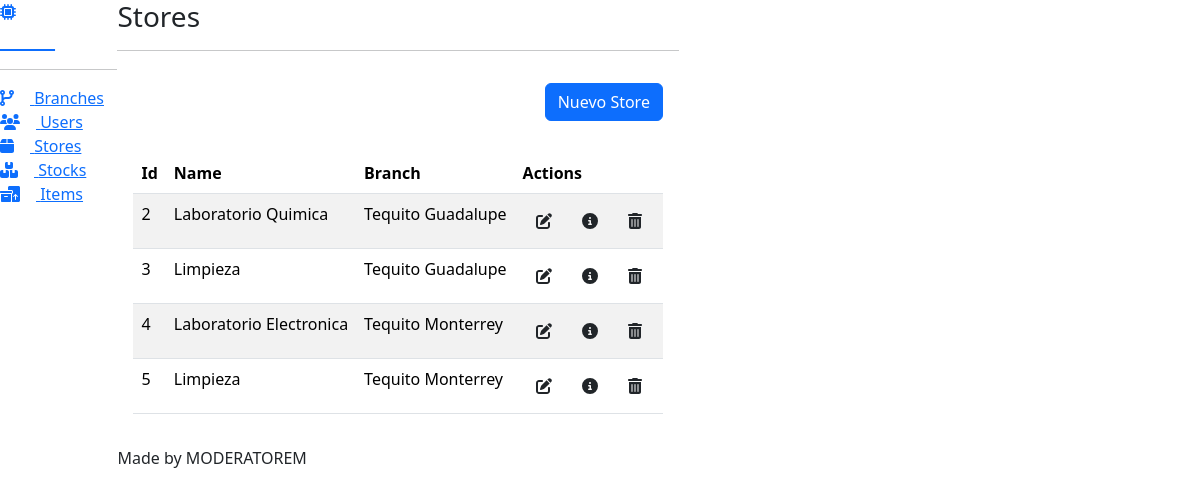
The page /stores/ on the database as committed earlier.
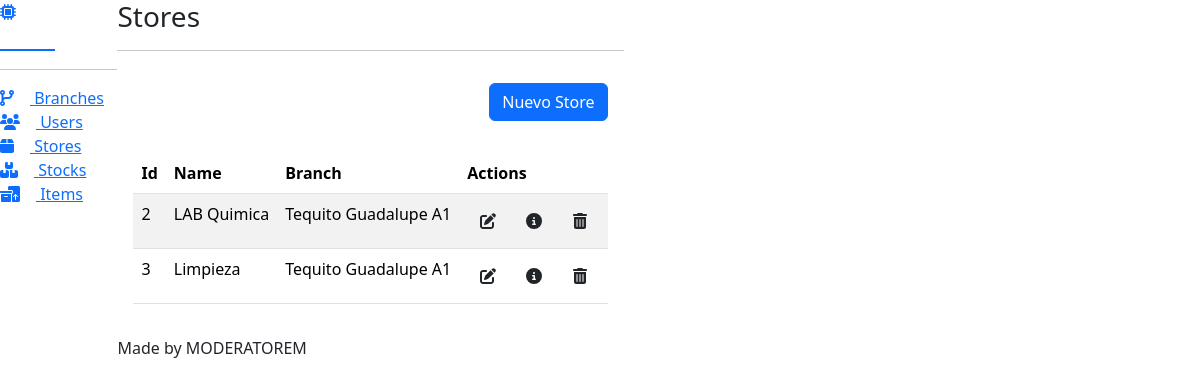
The same page on the database as committed later.
### apps/stores/models.py (models this page shows, shortened)
class Store(Base):
    name = models.CharField("Name", max_length=50, blank=False, null=False)
    branch = models.ForeignKey(
        Branch, on_delete=models.CASCADE, blank=False, null=False
    )
    class Meta:
        verbose_name = "Store"
        verbose_name_plural = "Stores"

### apps/branches/models.py (models this page shows, shortened)
class Branch(Base):
    name = models.CharField("Name", max_length=50, blank=False, null=False)
    country = models.ForeignKey(
        Country, on_delete=models.CASCADE, blank=False, null=False
    )
    state = models.ForeignKey(State, on_delete=models.CASCADE, blank=False, null=False)
    city = models.ForeignKey(City, on_delete=models.CASCADE, blank=False, null=False)
    def __str__(self):
        return f"{self.name}"
    class Meta:
        verbose_name = "Branch"
        verbose_name_plural = "Branches"

### apps/stores/views/store_views.py (the view)
# urls.py: path("", store_views.ListStores.as_view(), name="index"),
class ListStores(generic.ListView):
    template_name = "stores/index.html"
    context_object_name = "stores"
    model = models.Store
    queryset = model.objects.filter(is_active=True)

### templates/stores/index.html (shortened to what this page needs)
{% extends 'index.html' %}
{% block body %}
  <div class="d-flex justify-content-end align-items-center">
    <div class="col-12 text-end p-3">
      <a href="{% url 'stores:create' %}" class="btn btn-primary">Nuevo Store</a>
    </div>
  </div>
  {% if stores %}
    <div class="d-flex justify-content-center">
      <div class="col-12 p-3">
        <table class="table patientsHeadClass table-striped">
          <thead>
            <tr>
              <th>Id</th>
              <th>Name</th>
              <th>Branch</th>
              <th>Actions</th>
            </tr>
          </thead>
          <tbody>
            {% for store in stores %}
              <tr>
                <td>{{ store.id }}</td>
                <td>{{ store.name }}</td>
                <td>{{ store.branch }}</td>
                <td>
                  <a href="{% url 'stores:update' store.id %}" class="btn"><i class="fa-solid fa-pen-to-square"></i></a>
                  <button class="btn" onclick="openModal('#modal_store','{% url 'stores:detail' store.id %}')"><i class="fa-solid fa-circle-info"></i></button>
                  <button class="btn" onclick="openModal('#modal_store','{% url 'stores:delete' store.id %}')"><i class="fa-solid fa-trash-can"></i></button>
                </td>
              </tr>
            {% endfor %}
          </tbody>
        </table>
      </div>
    </div>
  {% else %}
    <h1>No existen stores</h1>
  {% endif %}
{% endblock %}

Rows that differ between the two databases and show on the page:
removed Store: id "4", name "Laboratorio Electronica", branch "Tequito Monterrey"
removed Store: id "5", name "Limpieza", branch "Tequito Monterrey"
changed Store id 2: name "Laboratorio Quimica" → "LAB Quimica"; branch "Tequito Guadalupe" → "Tequito Guadalupe A1"
changed through a linked row, Store "Limpieza": branch "Tequito Guadalupe" → "Tequito Guadalupe A1"
